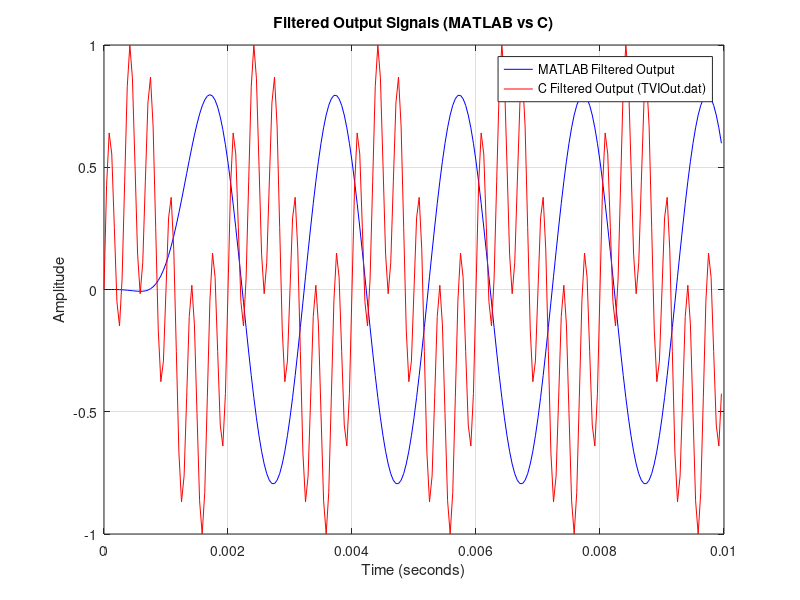
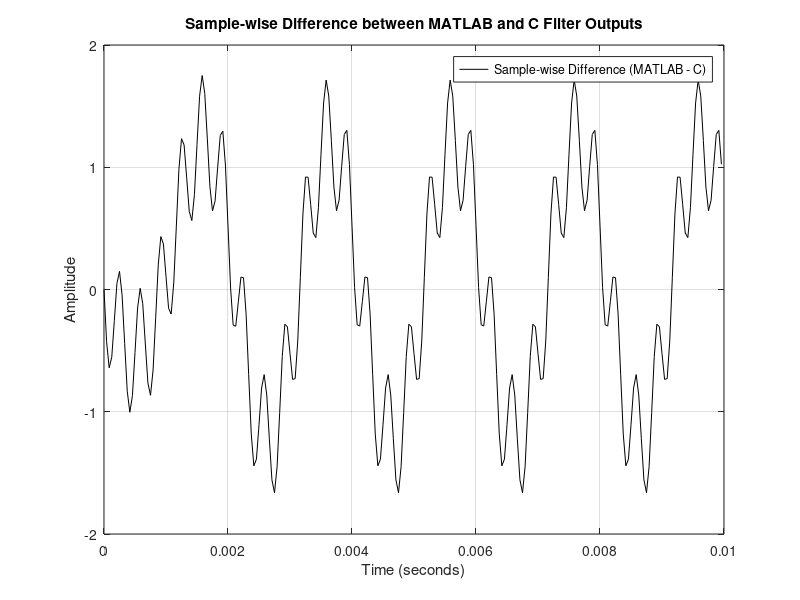

Write the MATLAB code that produced these figures, in order.
% Parameters
fs = 24000;  % Sample rate (24 kHz)
f1 = 500;    % Frequency of the first sine wave (500 Hz)
f2 = 3000;   % Frequency of the second sine wave (3000 Hz)
N = 59;      % Order of the FIR filter
cutoff = 800; % Cutoff frequency (800 Hz)

% Generate input signal (sum of two sine waves)
n = 0:239;  % Sample indices (240 samples)
x = sin(2*pi*f1*n/fs) + sin(2*pi*f2*n/fs); % Input signal

% Design the FIR filter using the Blackman window method
% Use fir1 to design a lowpass filter with the desired cutoff frequency
b = fir1(N, cutoff/(fs/2), 'low', blackman(N+1)); 

% Apply the FIR filter to the input signal using filter()
y = filter(b, 1, x);  % Output signal

% Read the TVIOut.dat file (Q0.15 format)
tviout = load('TVIOut.dat');  % Load the data from file (assuming it's a plain text file)

% Convert Q0.15 to floating-point values
tviout_float = (tviout / 2^15).';

% Plot the input signal and both output signals on the same graph
figure;
plot(n/fs, y, 'b-', 'DisplayName', 'MATLAB Filtered Output'); % MATLAB output in blue
hold on;
plot(n/fs, tviout_float, 'r-', 'DisplayName', 'C Filtered Output (TVIOut.dat)'); % C output in red
title('Filtered Output Signals (MATLAB vs C)');
xlabel('Time (seconds)');
ylabel('Amplitude');
legend('show');
grid on;

difference_signal = y - tviout_float;

% Plot the difference signal
figure;
plot(n/fs, difference_signal, 'k-', 'DisplayName', 'Sample-wise Difference (MATLAB - C)');
title('Sample-wise Difference between MATLAB and C Filter Outputs');
xlabel('Time (seconds)');
ylabel('Amplitude');
legend('show');
grid on;

% Compute the Mean Squared Error (MSE)
mse = immse(y, tviout_float);
fprintf('Mean Squared Error (MSE) between MATLAB and C output: %e\n', mse);